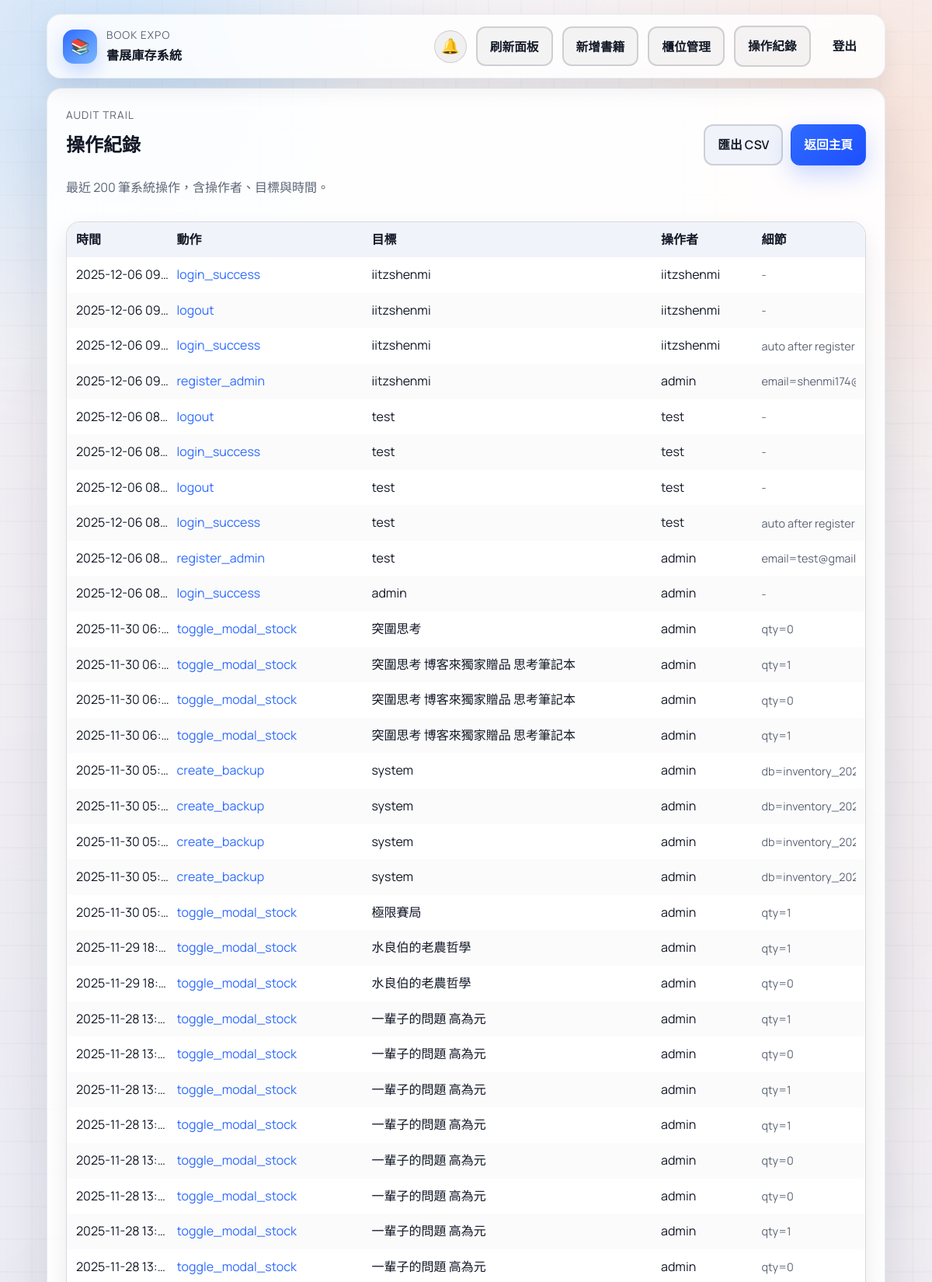
The app's page /admin/audit (signed in, upper part) with its own data.
### database/models.py (models this page shows)
class AuditLog(db.Model):
    __tablename__ = "audit_log"
    id = db.Column(db.Integer, primary_key=True)
    actor = db.Column(db.String(100), nullable=False, default="system")
    action = db.Column(db.String(100), nullable=False)
    target = db.Column(db.String(255), nullable=True)
    details = db.Column(db.Text, nullable=True)
    created_at = db.Column(db.DateTime, default=datetime.utcnow, index=True)

### routes/admin.py (the view)
@admin_bp.route("/admin/audit")
def audit_page():
    if not session.get("is_admin"):
        return redirect(url_for("auth.login"))
    logs = (
        AuditLog.query.order_by(AuditLog.created_at.desc())
        .limit(200)
        .all()
    )
    return render_template(
        "audit.html",
        title="Audit Trail",
        audit_logs=logs,
        show_top_sellers=False,
    )

### app.py (called while the page is built, shortened)
def get_csrf_token():
    token = session.get("csrf_token")
    if not token:
        token = secrets.token_urlsafe(32)
        session["csrf_token"] = token
    return token

@app.before_request
def ensure_schema_migrations():
    if not hasattr(app, '_schema_migrations_checked'):
        try:
            with app.app_context():
                ensure_inventory_in_stock_column()
                ensure_inventory_status_columns()
                ensure_pg_search_indexes()
                inspector = db.inspect(db.engine)
                if "top_seller_snapshot" not in inspector.get_table_names():
                    TopSellerSnapshot.__table__.create(db.engine)
            app._schema_migrations_checked = True
        except Exception as e:
            print(f"[warning] Schema migration check failed: {e}")

@app.before_request
def csrf_protect():
    if request.endpoint and request.endpoint.startswith("static"):
        return
    if request.endpoint in {"auth.login", "auth.register"}:
        return
    if request.method in ("GET", "HEAD", "OPTIONS"):
        get_csrf_token()
        return

@app.context_processor
def inject_csrf_token():
    return {"csrf_token": get_csrf_token()}

@app.context_processor
def inject_is_admin():
    return {"is_admin": bool(session.get("is_admin"))}

### templates/audit.html
{% extends 'base.html' %}
{% block content %}
<section class="audit-page">
  <div class="section-head">
    <p class="eyebrow">Audit Trail</p>
    <div class="section-head__title">
      <h2>操作紀錄</h2>
      <div class="section-head__actions">
        <a class="btn btn--secondary" href="{{ url_for('admin.export_audit_csv') }}">匯出 CSV</a>
        <a class="btn btn--primary" href="{{ url_for('admin.dashboard') }}">返回主頁</a>
      </div>
    </div>
    <p class="muted">最近 200 筆系統操作，含操作者、目標與時間。</p>
  </div>
  {% if audit_logs %}
  <div class="audit-table">
    <div class="audit-table__head">
      <span>時間</span>
      <span>動作</span>
      <span>目標</span>
      <span>操作者</span>
      <span>細節</span>
    </div>
    {% for log in audit_logs %}
    <div class="audit-table__row">
      <span class="audit-time">{{ log.created_at.strftime('%Y-%m-%d %H:%M') }}</span>
      <span class="audit-action">{{ log.action }}</span>
      <span class="audit-target">{{ log.target or '-' }}</span>
      <span class="audit-actor">{{ log.actor or '-' }}</span>
      <span class="audit-details">{{ log.details or '-' }}</span>
    </div>
    {% endfor %}
  </div>
  {% else %}
  <p class="muted">尚無稽核紀錄。</p>
  {% endif %}
</section>
{% endblock %}

### static/css/main.css (style rules this page uses)
:root { --bg: #f5f7fb; --surface: #ffffff; --surface-muted: #f0f3fa; --primary: #2f6bff; --primary-dark: #1d4fff; --accent: #ff8a5c; --text: #121826; --muted: #5b6474; --border: rgba(18, 24, 38, 0.16); --shadow: 0 20px 60px rgba(18, 24, 38, 0.12); --shadow-soft: 0 12px 30px rgba(18, 24, 38, 0.08); --radius-lg: 18px; --radius: 12px; --radius-sm: 10px; }
* { box-sizing: border-box; }
body { margin: 0; font-family: 'Manrope', 'Noto Sans TC', -apple-system, BlinkMacSystemFont, 'Segoe UI', sans-serif; background: linear-gradient(160deg, #e9eefc 0%, #f8f1f0 55%, #f5f7fb 100%); color: var(--text); line-height: 1.6; -webkit-font-smoothing: antialiased; }
a { color: inherit; text-decoration: none; }
.eyebrow { font-size: 0.85rem; color: var(--muted); letter-spacing: 0.08em; text-transform: uppercase; margin: 0; }
.muted { color: var(--muted); }
.btn { border: none; cursor: pointer; font-weight: 600; border-radius: var(--radius); transition: transform 0.15s ease, box-shadow 0.2s ease, background 0.2s ease; display: inline-flex; align-items: center; justify-content: center; gap: 6px; font-size: 0.98rem; padding: 12px 16px; }
.btn--primary { background: linear-gradient(135deg, var(--primary), var(--primary-dark)); color: #fff; box-shadow: 0 12px 30px rgba(47, 107, 255, 0.25); border: 1px solid rgba(47, 107, 255, 0.1); }
.btn--secondary { background: var(--surface-muted); border: 2px solid var(--border); color: var(--text); }
.section-head h2, .section-head h3 { margin: 6px 0 6px; }
.audit-action { color: var(--primary); }
.audit-target { color: var(--text); }
.audit-page { display: grid; gap: 14px; }
.section-head__title { display: flex; justify-content: space-between; align-items: center; gap: 12px; flex-wrap: wrap; }
.section-head__actions { display: flex; gap: 10px; flex-wrap: wrap; }
.audit-table { border: 1px solid var(--border); border-radius: var(--radius-lg); overflow: hidden; background: var(--surface); box-shadow: var(--shadow-soft); }
.audit-table__head, .audit-table__row { display: grid; grid-template-columns: 1fr 2fr 3fr 1fr 1fr; gap: 8px; padding: 10px 12px; align-items: center; }
.audit-table__head { background: var(--surface-muted); font-weight: 700; color: var(--text); }
.audit-table__row:nth-child(odd) { background: rgba(0, 0, 0, 0.015); }
.audit-table__row span { overflow: hidden; text-overflow: ellipsis; white-space: nowrap; }
.audit-details { display: flex; gap: 10px; color: var(--muted); font-size: 0.9rem; }

### records on screen
AuditLog: created_at "2025-12-06 09…", action "login_success", target "iitzshenmi", actor "iitzshenmi", details "-"
AuditLog: created_at "2025-12-06 09…", action "logout", target "iitzshenmi", actor "iitzshenmi", details "-"
AuditLog: created_at "2025-12-06 09…", action "login_success", target "iitzshenmi", actor "iitzshenmi", details "auto after register"
AuditLog: created_at "2025-12-06 09…", action "register_admin", target "iitzshenmi", actor "admin", details "email=shenmi17…"
AuditLog: created_at "2025-12-06 08…", action "logout", target "test", actor "test", details "-"
AuditLog: created_at "2025-12-06 08…", action "login_success", target "test", actor "test", details "-"
AuditLog: created_at "2025-12-06 08…", action "logout", target "test", actor "test", details "-"
AuditLog: created_at "2025-12-06 08…", action "login_success", target "test", actor "test", details "auto after register"
AuditLog: created_at "2025-12-06 08…", action "register_admin", target "test", actor "admin", details "email=test@gm…"
AuditLog: created_at "2025-12-06 08…", action "login_success", target "admin", actor "admin", details "-"
AuditLog: created_at "2025-11-30 06:…", action "toggle_modal_stock", target "突圍思考", actor "admin", details "qty=0"
AuditLog: created_at "2025-11-30 06:…", action "toggle_modal_stock", target "突圍思考 博客來獨家贈品 思考筆記本", actor "admin", details "qty=1"
AuditLog: created_at "2025-11-30 06:…", action "toggle_modal_stock", target "突圍思考 博客來獨家贈品 思考筆記本", actor "admin", details "qty=0"
AuditLog: created_at "2025-11-30 06:…", action "toggle_modal_stock", target "突圍思考 博客來獨家贈品 思考筆記本", actor "admin", details "qty=1"
AuditLog: created_at "2025-11-30 05:…", action "create_backup", target "system", actor "admin", details "db=inventory_2…"
AuditLog: created_at "2025-11-30 05:…", action "create_backup", target "system", actor "admin", details "db=inventory_2…"
AuditLog: created_at "2025-11-30 05:…", action "create_backup", target "system", actor "admin", details "db=inventory_2…"
AuditLog: created_at "2025-11-30 05:…", action "create_backup", target "system", actor "admin", details "db=inventory_2…"
AuditLog: created_at "2025-11-30 05:…", action "toggle_modal_stock", target "極限賽局", actor "admin", details "qty=1"
AuditLog: created_at "2025-11-29 18:…", action "toggle_modal_stock", target "水良伯的老農哲學", actor "admin", details "qty=1"
AuditLog: created_at "2025-11-29 18:…", action "toggle_modal_stock", target "水良伯的老農哲學", actor "admin", details "qty=0"
AuditLog: created_at "2025-11-28 13:…", action "toggle_modal_stock", target "一輩子的問題 高為元", actor "admin", details "qty=1"
AuditLog: created_at "2025-11-28 13:47", action "toggle_modal_stock", target "一輩子的問題 高為元", actor "admin", details "qty=0"
AuditLog: created_at "2025-11-28 13:47", action "toggle_modal_stock", target "一輩子的問題 高為元", actor "admin", details "qty=1"
AuditLog: created_at "2025-11-28 13:…", action "toggle_modal_stock", target "一輩子的問題 高為元", actor "admin", details "qty=1"
AuditLog: created_at "2025-11-28 13:…", action "toggle_modal_stock", target "一輩子的問題 高為元", actor "admin", details "qty=0"
AuditLog: created_at "2025-11-28 13:…", action "toggle_modal_stock", target "一輩子的問題 高為元", actor "admin", details "qty=0"
AuditLog: created_at "2025-11-28 13:…", action "toggle_modal_stock", target "一輩子的問題 高為元", actor "admin", details "qty=1"
AuditLog: created_at "2025-11-28 13:…", action "toggle_modal_stock", target "一輩子的問題 高為元", actor "admin", details "qty=0"
